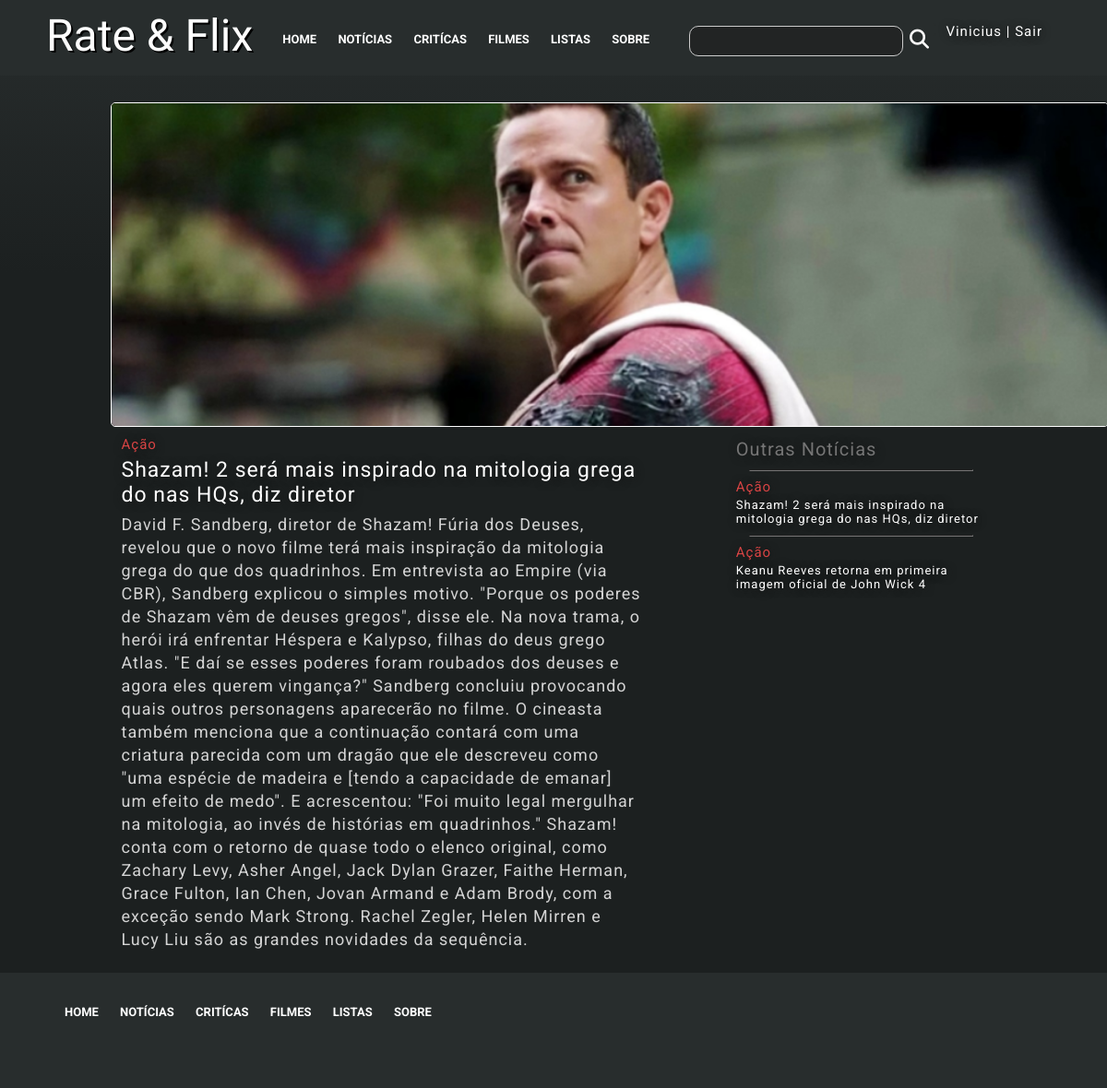
The page /admin/noticias/noticia.php?id=21 (signed in) on the database its author committed.
### tables this page shows
CREATE TABLE `noticias` (
  `NotCod` int(4) NOT NULL AUTO_INCREMENT,
  `NotTitulo` varchar(150) NOT NULL,
  `NotNoticia` varchar(5000) NOT NULL,
  `NotUsuCod` int(4) NOT NULL,
  `NotCatCod` int(4) NOT NULL,
  `NotCaminho` varchar(255) NOT NULL,
  PRIMARY KEY (`NotCod`)
);

CREATE TABLE `categoria` (
  `CatCod` int(4) NOT NULL AUTO_INCREMENT,
  `CatDescricao` varchar(50) NOT NULL,
  PRIMARY KEY (`CatCod`)
);

### admin/noticias/noticia.php (the view, shortened to what this page needs)
<?php
include('../../controle/conexao.php');
if (isset($_GET["id"])) {
    $cod = $_GET["id"];
  }
?>
<!DOCTYPE html>
<lang="pt-br">
    <head>
        <link rel="stylesheet" href="../../css/stylemain.css">
    </head>
    <body>
        <?php
        include('../header.php');
        ?>
        <?php
        $resultcat = "SELECT * FROM noticias WHERE NotCod = $cod";
        $opcategorias = mysqli_query($conexao, $resultcat);
        while ($row_opcategorias = mysqli_fetch_assoc($opcategorias)) {
            $titulo = $row_opcategorias['NotTitulo'];
            $caminho = $row_opcategorias['NotCaminho'];
            $categoria = $row_opcategorias['NotCatCod'];
            $texto = $row_opcategorias['NotNoticia'];
            $query = "SELECT CatDescricao FROM categoria where CatCod = $categoria";
            $descricaocat = mysqli_fetch_array(mysqli_query($conexao, $query));
            echo '<div class="noticia">
                <div class="noticiaimgdiv"><img class="noticiaimg" src="../../imagensnoticias/' . $caminho . '">
                </div>
                    <div style="display: flex;">
                        <div class="ladesqnoticia">
                            <div class="categoria">'.$descricaocat['CatDescricao'].'</div>
                            <div class="titulonoticia">' . $titulo . '    </div>
                            <div class="noticiatexto"> '.$texto.'</div>
                        <div>
                    </div>
                </div>
                <div class="laddirnotpeq">
                    <div class="outrasnot">
                        Outras Notícias
                    </div>
                    <ul style="list-style-type: none;">';
                $resultcat = "SELECT * FROM noticias ORDER BY NotCod DESC LIMIT 5";
                $opcategorias = mysqli_query($conexao, $resultcat);
                while ($row_opcategorias = mysqli_fetch_assoc($opcategorias)) {
                    $cod = $row_opcategorias['NotCod'];
                    $titulo = $row_opcategorias['NotTitulo'];
                    $categoria = $row_opcategorias['NotCatCod'];
                    $query = "SELECT CatDescricao FROM categoria where CatCod = $categoria";
                    $descricaocat = mysqli_fetch_array(mysqli_query($conexao, $query));
                    echo '
                    <li class="noticialipeq">
                        <div class="hrdiv">
                            <hr class="hrresultado">
                        </div>
                            <div class=noticiapeq>
                                <div class="categoria">'.$descricaocat['CatDescricao'].'</div>
                                <a href="noticia.php?id=' . $cod . '">
                                    <div class="titulonotpeq">' . $titulo . '    </div>
                                </a>
                            </div>
                    </li>
                  ';
                }
                echo '
                        </ul>
                    </div>
                </div>
            </div>
          ';
        }
        ?>
        <div>
        <?php include('../footer.php'); ?>
    </body>
    </html>

### css/stylemain.css (style rules this page uses)
* { margin: 0px; padding: 0px; }
body { height: 100%; background: rgb(28, 32, 32); background: linear-gradient(0deg, rgba(28, 32, 32, 1) 0%, rgba(28, 32, 32, 1) 75%, rgba(40, 45, 45, 1) 100%); background-size: 100%; background-repeat: repeat-x; min-height: 100%; }
a { text-decoration: none; cursor: pointer; color: white; }
hr { width: 90%; margin-top: 3%; margin-bottom: 3%; }
.hrresultado { width: 90%; border-color: #757575; }
.hrdiv { color: #757575; margin-left: 7%; font-family: 'Roboto'; font-style: italic; font-size: 13px; letter-spacing: 1px; margin-top: 10px; }
.titulonoticia { margin-left: 2%; margin-top: 1%; vertical-align: top; color: white; font-family: 'Roboto'; font-style: normal; letter-spacing: 1px; font-size: 23px; text-shadow: 1px 1px 10px#161616; }
.categoria { margin-left: 2%; margin-top: 1%; vertical-align: top; color: #D84444; font-family: 'Roboto'; font-style: normal; letter-spacing: 1px; font-size: 15px; text-shadow: 1px 1px 10px#161616; }
.noticia { margin-left: 10%; margin-right: 10%; }
.noticiaimg { margin-top: 3%; width: 1080px; height: 350px; object-fit: cover; object-position: 50% 50%; border-radius: 5px; border: solid 1px white; }
.ladesqnoticia { display: inline-block; width: 60%; }
.laddirnotpeq { margin-left: 10%; display: inline-block; width: 30%; }
.noticiatexto { margin-left: 2%; margin-top: 1%; vertical-align: top; color: rgb(212, 212, 212); font-family: 'Roboto'; font-style: normal; letter-spacing: 1px; font-size: 18px; text-align: left; line-height: 25px; }
.outrasnot { margin-left: 2%; margin-top: 3%; vertical-align: top; color: #757575; font-family: 'Roboto'; font-style: normal; letter-spacing: 1px; font-size: 20px; text-shadow: 1px 1px 10px#161616; }
.titulonotpeq { margin-left: 2%; margin-top: 1%; vertical-align: top; color: white; font-family: 'Roboto'; font-style: normal; letter-spacing: 1px; font-size: 13px; text-shadow: 1px 1px 10px#161616; }

### rows shown on the page
noticias: NotCaminho (picture), categoria.CatDescricao "Ação", NotTitulo "Shazam! 2 será mais inspirado na mitologia grega do nas HQs, diz diretor", NotNoticia "David F. Sandberg, diretor de Shazam! Fúria dos Deuses, revelou que o novo filme terá mais inspiração da mitologia grega do que dos quadrinhos. Em entrevista ao Empire (via CBR), Sandberg explicou o simples motivo. \"Porque os poderes de Shazam vêm de deuses gregos\", disse ele. Na nova trama, o herói irá enfrentar Héspera e Kalypso, filhas do deus grego Atlas. \"E daí se esses poderes foram roubados dos deuses e agora eles querem vingança?\" Sandberg concluiu provocando quais outros personagens aparecerão no filme. O cineasta também menciona que a continuação contará com uma criatura parecida com um dragão que ele descreveu como \"uma espécie de madeira e [tendo a capacidade de emanar] um…"
noticias: categoria.CatDescricao "Ação", NotTitulo "Keanu Reeves retorna em primeira imagem oficial de John Wick 4"

### other values the page prints
$_SESSION['UsuNome'] "Vinicius"
